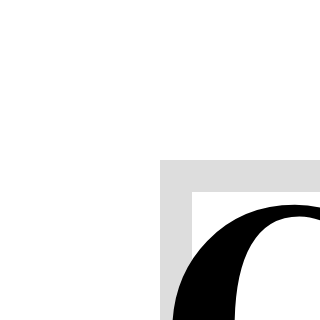

The cell this chart's notebook holds for it:
### Markdown cell above
## **სავარჯიშო 3**: მოგების განაწილების ვიზუალიზება კატეგორიებში (**1 ქულა**)
- Altair-ის გამოყენებით ქედის (ridgeline) დიაგრამით აჩვენეთ მოგების განაწილება თითოეულ კატეგორიაში

### Code cell
import altair as alt
import pandas as pd

superstore_df = pd.read_csv('Global_Superstore.csv', encoding='ISO-8859-1')

ridgeline_data = superstore_df[['Profit', 'Category']]

chart = alt.Chart(ridgeline_data).transform_density(
    density='Profit',
    groupby=['Category'],
    as_=['Profit', 'density']
).mark_area(opacity=0.7).encode(
    x=alt.X('Profit:Q', title='Profit'),
    y=alt.Y('density:Q', stack=None, title='Density'),
    color=alt.Color('Category:N', scale=alt.Scale(scheme='tolrainbow'), title='Category')
).properties(
    title='Distribution of Profit by Category',
    width=600,
    height=100
).facet(
    row='Category:N'
).configure_facet(
    spacing=0
)

chart

### Figure 1 — Vega-Lite specification as saved in the notebook (floating-point values rounded to 4 significant figures; data arrays with more than 128 entries replaced by an {"elided": "..."} marker saying what was removed)
{"config": {"view": {"continuousWidth": 400, "continuousHeight": 300}, "facet": {"spacing": 0}}, "data": {"name": "data-66a7deca1adbf49de4cf5f3471216a5a"}, "facet": {"row": {"field": "Category", "type": "nominal"}}, "spec": {"mark": {"type": "area", "opacity": 0.7}, "encoding": {"color": {"field": "Category", "scale": {"scheme": "tolrainbow"}, "title": "Category", "type": "nominal"}, "x": {"field": "Profit", "title": "Profit", "type": "quantitative"}, "y": {"field": "density", "stack": null, "title": "Density", "type": "quantitative"}}, "height": 100, "title": "Distribution of Profit by Category", "transform": [{"density": "Profit", "groupby": ["Category"], "as": ["Profit", "density"]}], "width": 600}, "$schema": "https://vega.github.io/schema/vega-lite/v4.17.0.json", "datasets": {"data-66a7deca1adbf49de4cf5f3471216a5a": {"elided": "1000 records"}}}
